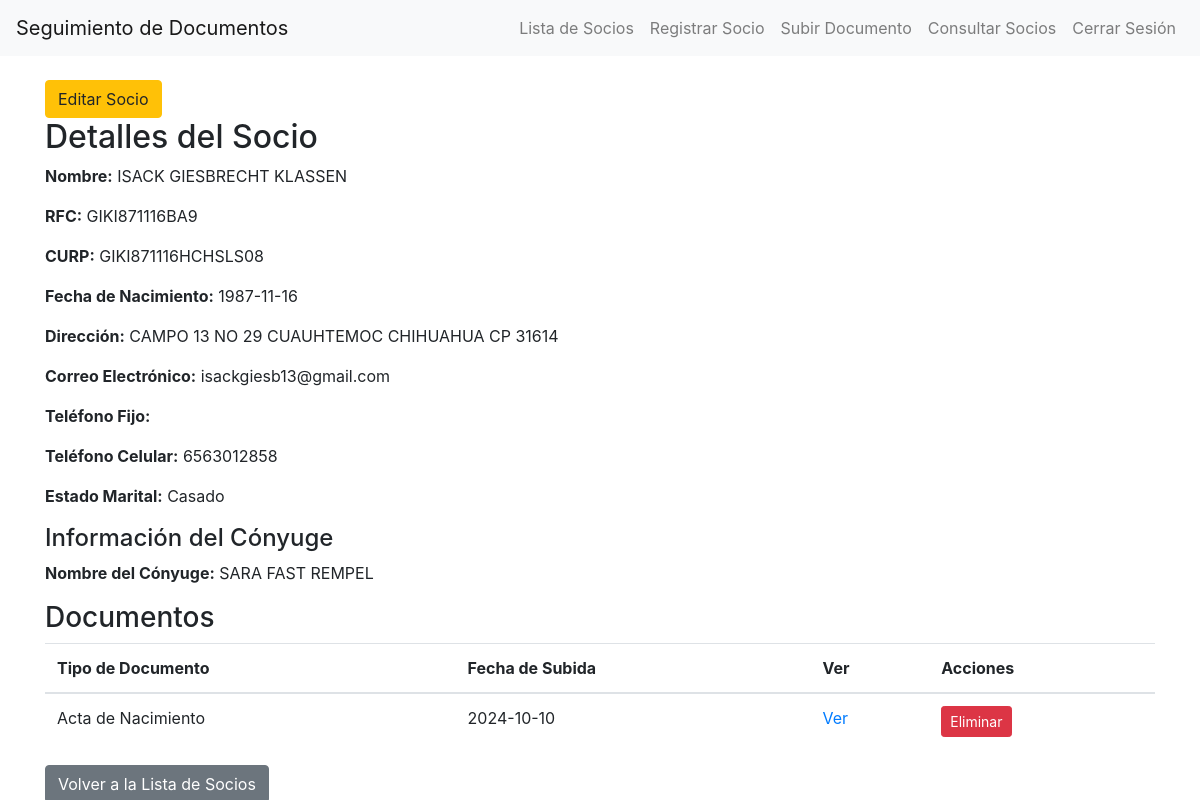
The app's page /socio/2 (signed in) with its own data.
### models.py (models this page shows)
class Socio(db.Model):
    __tablename__ = 'socio'
    id = db.Column(db.Integer, primary_key=True)
    nombre = db.Column(db.String(100), nullable=False)
    apellido_paterno = db.Column(db.String(100), nullable=False)
    apellido_materno = db.Column(db.String(100), nullable=False)
    rfc = db.Column(db.String(13), nullable=False)
    curp = db.Column(db.String(18), nullable=False)
    fecha_nacimiento = db.Column(db.Date, nullable=False)
    direccion = db.Column(db.String(200), nullable=False)
    email = db.Column(db.String(120), unique=True, nullable=False)
    telefono_fijo = db.Column(db.String(20))
    telefono_celular = db.Column(db.String(20))
    estado_marital = db.Column(db.Enum(EstadoMaritalEnum), nullable=False)
    nombre_conyuge = db.Column(db.String(100))
    apellido_paterno_conyuge = db.Column(db.String(100))
    apellido_materno_conyuge = db.Column(db.String(100))
    user_id = db.Column(db.Integer, db.ForeignKey('usuario.id'), nullable=False)
    documentos = db.relationship('Document', backref='socio', lazy=True)

class Document(db.Model):
    __tablename__ = 'documento'
    id = db.Column(db.Integer, primary_key=True)
    doc_type = db.Column(db.String(100), nullable=False)
    file_path = db.Column(db.String(200), nullable=False)
    date_uploaded = db.Column(db.DateTime, nullable=False, default=datetime.utcnow)
    socio_id = db.Column(db.Integer, db.ForeignKey('socio.id'), nullable=False)

### app.py (the view)
@app.route('/socio/<int:socio_id>')
@login_required
def ver_socio(socio_id):
    with app.app_context():
        socio = Socio.query.get_or_404(socio_id)
        if socio.user_id != current_user.id:
            flash('No tienes permiso para ver este socio.', 'danger')
            return redirect(url_for('dashboard'))
        documentos = Document.query.filter_by(socio_id=socio_id).all()
    return render_template('ver_socio.html', socio=socio, documentos=documentos)

### models.py (called while the page is built)
@login_manager.user_loader
def load_user(user_id):
    return User.query.get(int(user_id))

### templates/ver_socio.html
{% extends "base.html" %}
{% block content %}
<a href="{{ url_for('editar_socio', socio_id=socio.id) }}" class="btn btn-warning">Editar Socio</a>
<h2>Detalles del Socio</h2>
<p><strong>Nombre:</strong> {{ socio.nombre }} {{ socio.apellido_paterno }} {{ socio.apellido_materno }}</p>
<p><strong>RFC:</strong> {{ socio.rfc }}</p>
<p><strong>CURP:</strong> {{ socio.curp }}</p>
<p><strong>Fecha de Nacimiento:</strong> {{ socio.fecha_nacimiento.strftime('%Y-%m-%d') }}</p>
<p><strong>Dirección:</strong> {{ socio.direccion }}</p>
<p><strong>Correo Electrónico:</strong> {{ socio.email }}</p>
<p><strong>Teléfono Fijo:</strong> {{ socio.telefono_fijo }}</p>
<p><strong>Teléfono Celular:</strong> {{ socio.telefono_celular }}</p>
<p><strong>Estado Marital:</strong> {{ socio.estado_marital.value }}</p>
{% if socio.estado_marital.value == 'Casado' %}
    <h4>Información del Cónyuge</h4>
    <p><strong>Nombre del Cónyuge:</strong> {{ socio.nombre_conyuge }} {{ socio.apellido_paterno_conyuge }} {{ socio.apellido_materno_conyuge }}</p>
{% endif %}
<h3>Documentos</h3>
<table class="table">
    <thead>
        <tr>
            <th>Tipo de Documento</th>
            <th>Fecha de Subida</th>
            <th>Ver</th>
            <th>Acciones</th>
        </tr>
    </thead>
    <tbody>
        {% for doc in documentos %}
        <tr>
            <td>{{ doc.doc_type }}</td>
            <td>{{ doc.date_uploaded.strftime('%Y-%m-%d') }}</td>
            <td>
                <a href="{{ url_for('static', filename=doc.file_path) }}" target="_blank">Ver</a>
            </td>
            <td>
                <form action="{{ url_for('eliminar_documento', doc_id=doc.id) }}" method="POST" style="display:inline;" onsubmit="return confirm('¿Estás seguro de que deseas eliminar este documento?');">
                    <button type="submit" class="btn btn-danger btn-sm">Eliminar</button>
                </form>
            </td>
        </tr>
        {% endfor %}
    </tbody>
</table>
<a href="{{ url_for('consultar_socios') }}" class="btn btn-secondary">Volver a la Lista de Socios</a>
{% endblock %}

### records on screen
Socio: nombre "ISACK", apellido_paterno "GIESBRECHT", apellido_materno "KLASSEN", rfc "GIKI871116BA9", curp "GIKI871116HCHSLS08", fecha_nacimiento "1987-11-16", direccion "CAMPO 13 NO 29 CUAUHTEMOC CHIHUAHUA CP 31614", email "isackgiesb13@gmail.com", telefono_celular "6563012858", estado_marital.value "Casado", nombre_conyuge "SARA", apellido_paterno_conyuge "FAST", apellido_materno_conyuge "REMPEL"
Document: doc_type "Acta de Nacimiento", date_uploaded "2024-10-10"
